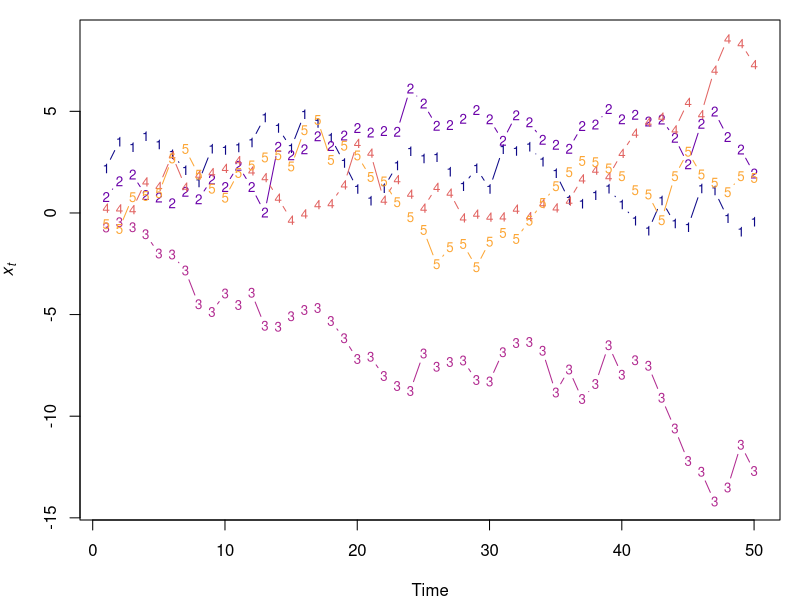

R code for this plot:
## ---- chunk 1
knitr::opts_chunk$set(echo = TRUE)
## ---- chunk 2
NN <- 100
TT <- 50
MM <- 5
## ---- chunk 3
library(MASS)
library(viridis)
set.seed(123)
## MM x TT matrix of innovations
ww <- t(mvrnorm(TT, matrix(0,MM,1), diag(MM)))
## MM x TT matrix of latent trends
xx <- apply(ww,1,cumsum)
## plot the trends
par(mai=c(0.8,0.8,0.2,0.2))
matplot(xx, type="b", lty="solid", cex=0.8,
        xlab="Time", ylab=expression(italic(x)[italic(t)]),
        col=plasma(MM, end=0.8))
## ---- chunk 4
ZZ <- matrix(NA, NN, MM)
